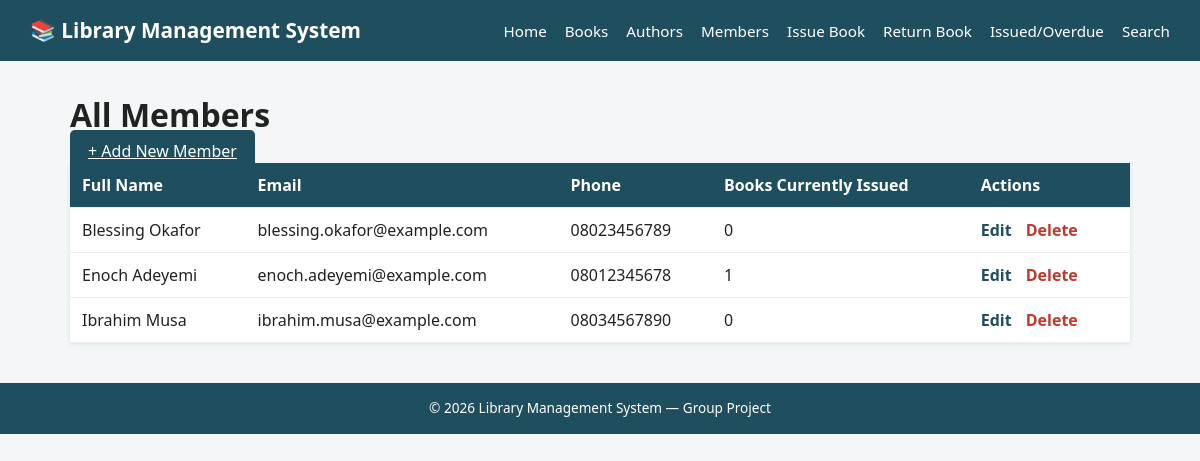
The page /members/view.php on the database its author committed.
### tables this page shows
CREATE TABLE members (
    member_id INT AUTO_INCREMENT PRIMARY KEY,
    full_name VARCHAR(100) NOT NULL,
    email VARCHAR(100) UNIQUE NOT NULL,
    phone VARCHAR(20)
);

### members/view.php (the view, shortened to what this page needs)
<?php
require_once '../config/db.php';
include '../includes/header.php';
$result = $conn->query("
    SELECT members.*,
           SUM(CASE WHEN issued_books.status = 'issued' THEN 1 ELSE 0 END) AS active_issues
    FROM members
    LEFT JOIN issued_books ON issued_books.member_id = members.member_id
    GROUP BY members.member_id
    ORDER BY members.full_name
");
?>
<h1>All Members</h1>
<p><a href="add.php" class="btn">+ Add New Member</a></p>
<table>
    <tr>
        <th>Full Name</th>
        <th>Email</th>
        <th>Phone</th>
        <th>Books Currently Issued</th>
        <th>Actions</th>
    </tr>
    <?php if ($result->num_rows > 0): ?>
        <?php while ($row = $result->fetch_assoc()): ?>
        <tr>
            <td><?php echo htmlspecialchars($row['full_name']); ?></td>
            <td><?php echo htmlspecialchars($row['email']); ?></td>
            <td><?php echo htmlspecialchars($row['phone'] ?: '—'); ?></td>
            <td><?php echo (int)$row['active_issues']; ?></td>
            <td class="actions">
                <a href="edit.php?id=<?php echo (int)$row['member_id']; ?>">Edit</a>
                <a href="delete.php?id=<?php echo (int)$row['member_id']; ?>"
                   class="delete-link"
                   onclick="return confirm('Are you sure you want to delete this member?');">Delete</a>
            </td>
        </tr>
        <?php endwhile; ?>
    <?php else: ?>
        <tr><td colspan="5">No members found.</td></tr>
    <?php endif; ?>
</table>
<?php
include '../includes/footer.php';
?>

### assets/css/style.css (style rules this page uses)
* { margin: 0; padding: 0; box-sizing: border-box; }
body { font-family: 'Segoe UI', Arial, sans-serif; background-color: #f4f7f8; color: #222; line-height: 1.5; }
button, .btn { margin-top: 18px; background-color: #1f4e5f; color: #fff; border: none; padding: 10px 18px; border-radius: 5px; cursor: pointer; font-size: 1rem; }
table { width: 100%; border-collapse: collapse; background: #fff; box-shadow: 0 1px 4px rgba(0,0,0,0.1); }
table th, table td { padding: 10px 12px; text-align: left; border-bottom: 1px solid #eee; }
table th { background-color: #1f4e5f; color: #fff; }
.actions a { margin-right: 10px; color: #1f4e5f; font-weight: 600; text-decoration: none; }
.actions a.delete-link { color: #c0392b; }

### rows shown on the page
members: full_name "Blessing Okafor", email "blessing.okafor@example.com", phone "08023456789", active_issues "0"
members: full_name "Enoch Adeyemi", email "enoch.adeyemi@example.com", phone "08012345678", active_issues "1"
members: full_name "Ibrahim Musa", email "ibrahim.musa@example.com", phone "08034567890", active_issues "0"
